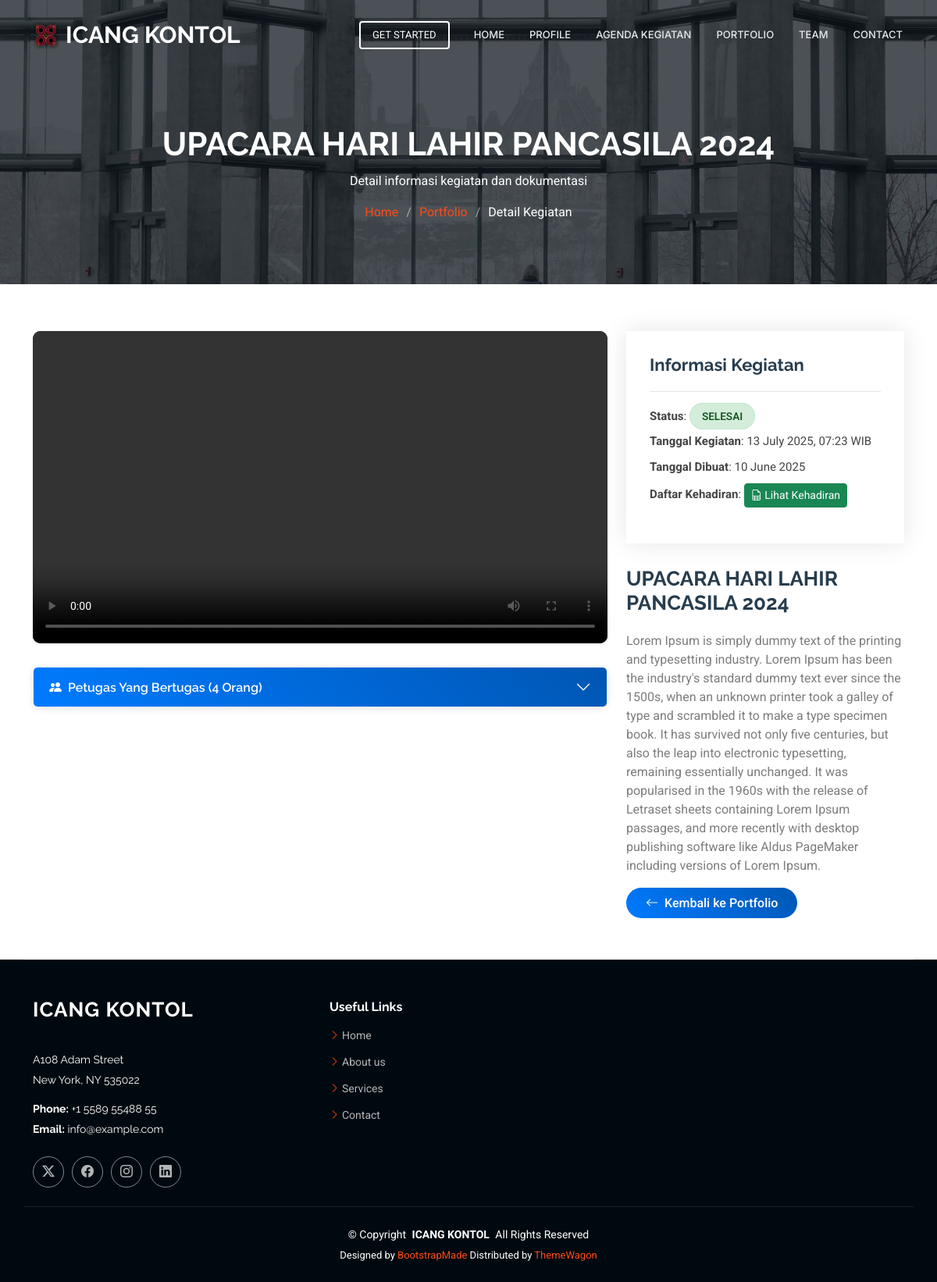
/portfolio-details.php?id=1, run on an earlier commit of the app's database.
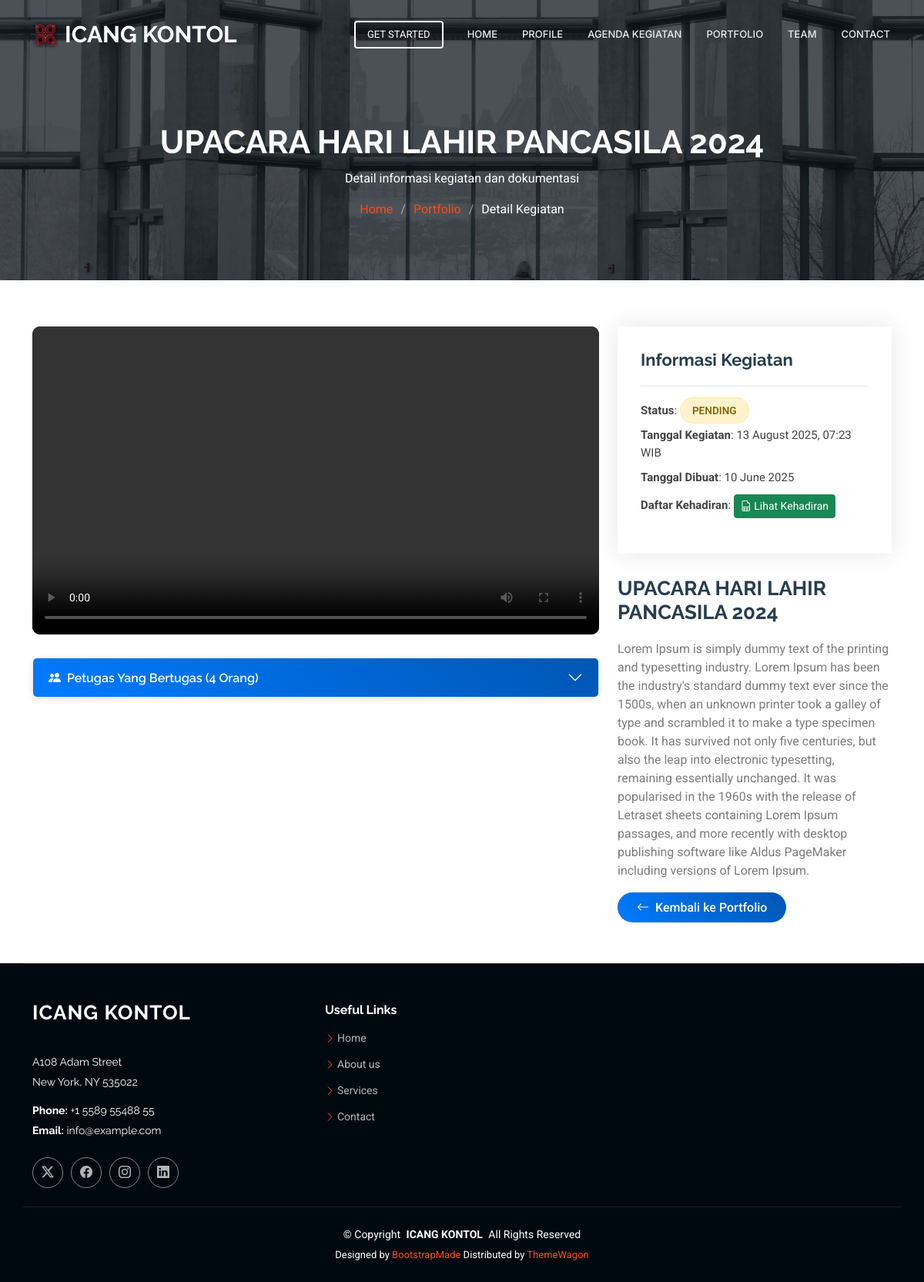
And on a later commit of the database.
### tables this page shows
CREATE TABLE `tb_appsetting` (
  `id_appsetting` bigint(11) NOT NULL,
  `name` varchar(255) NOT NULL,
  `logo` text DEFAULT NULL,
  `name_header` varchar(255) DEFAULT NULL,
  `description_header` varchar(255) DEFAULT NULL,
  `background_header` text DEFAULT NULL,
  `video_header` text DEFAULT NULL
);

CREATE TABLE `tb_kegiatan` (
  `id_kegiatan` bigint(11) NOT NULL,
  `judul_kegiatan` varchar(255) NOT NULL,
  `deksripsi_kegiatan` text NOT NULL,
  `jadwal_kegiatan` timestamp NOT NULL DEFAULT current_timestamp(),
  `kehadiran_kegiatan` text NOT NULL,
  `thumbnails_kegiatan` text NOT NULL,
  `status_kegiatan` enum('selesai','pending') NOT NULL,
  `created_at` timestamp NOT NULL DEFAULT current_timestamp(),
  `updated_at` timestamp NULL DEFAULT current_timestamp() ON UPDATE current_timestamp()
);

### controller/HomeController.php (called while the page is built, shortened)
<?php
function getAppSetting($pdo)
{
    try {
        $sql = "SELECT * FROM tb_appsetting ORDER BY id_appsetting DESC LIMIT 1";
        $stmt = $pdo->prepare($sql);
        $stmt->execute();
        $result = $stmt->fetch(PDO::FETCH_ASSOC);
        return $result;
    } catch (Exception $e) {
        return [
            'id_appsetting' => 0,
            'name' => 'Sumbar Protokol INTEGRETED',
            'logo' => 'favicon.ico'
        ];
    }
}

### portfolio-details.php (the view, shortened to what this page needs)
<?php
include 'db/koneksi.php';
include 'controller/HomeController.php';
$appSetting = getAppSetting($pdo);
$kegiatan_id = isset($_GET['id']) ? (int)$_GET['id'] : 0;
function getKegiatanDetail($pdo, $id)
{
    try {
        $sql = "SELECT
                    k.id_kegiatan,
                    k.judul_kegiatan,
                    k.deksripsi_kegiatan,
                    k.jadwal_kegiatan,
                    k.thumbnails_kegiatan,
                    k.kehadiran_kegiatan,
                    k.status_kegiatan,
                    k.created_at,
                    GROUP_CONCAT(CONCAT(u.nama, '|', u.nohp) SEPARATOR ';') as petugas_info
                FROM tb_kegiatan k
                LEFT JOIN tb_penugasan p ON k.id_kegiatan = p.id_kegiatan
                LEFT JOIN tb_user u ON p.id_pegawai = u.id
                WHERE k.id_kegiatan = ?
                GROUP BY k.id_kegiatan, k.judul_kegiatan, k.deksripsi_kegiatan, k.jadwal_kegiatan, k.thumbnails_kegiatan, k.kehadiran_kegiatan, k.status_kegiatan, k.created_at";
        $stmt = $pdo->prepare($sql);
        $stmt->execute([$id]);
        $result = $stmt->fetch(PDO::FETCH_ASSOC);
        if ($result) {
            $petugas_array = [];
            if (!empty($result['petugas_info'])) {
                $petugas_list = explode(';', $result['petugas_info']);
                foreach ($petugas_list as $petugas) {
                    $petugas_data = explode('|', $petugas);
                    if (count($petugas_data) == 2) {
                        $petugas_array[] = [
                            'nama' => $petugas_data[0],
                            'nohp' => $petugas_data[1]
                        ];
                    }
                }
            }
            $result['petugas'] = $petugas_array;
        }
        return $result;
    } catch (Exception $e) {
        return false;
    }
}
$kegiatan = null;
if ($kegiatan_id > 0) {
    $kegiatan = getKegiatanDetail($pdo, $kegiatan_id);
}
?>
<!DOCTYPE html>
<html lang="en">
<head>
    <link href="assets/vendor/bootstrap/css/bootstrap.min.css" rel="stylesheet">
    <link href="assets/vendor/bootstrap-icons/bootstrap-icons.css" rel="stylesheet">
    <link href="assets/vendor/aos/aos.css" rel="stylesheet">
    <link href="assets/vendor/glightbox/css/glightbox.min.css" rel="stylesheet">
    <link href="assets/vendor/swiper/swiper-bundle.min.css" rel="stylesheet">
    <link href="assets/css/main.css" rel="stylesheet">
</head>
<body class="portfolio-details-page">
    <header id="header" class="header d-flex align-items-center fixed-top">
        <div class="container-fluid container-xl position-relative d-flex align-items-center">
            <a href="index.php" class="logo d-flex align-items-center me-auto">
                <?php if (!empty($appSetting['logo']) && $appSetting['logo'] !== 'favicon.ico'): ?>
                    <img src="assets/img/favicon/<?php echo htmlspecialchars($appSetting['logo']); ?>" alt="Logo">
                <?php else: ?>
                    <img src="assets/img/logo.png" alt="">
                <?php endif; ?>
                <h1 class="sitename"><?php echo htmlspecialchars($appSetting['name']); ?></h1>
            </a>
            <nav id="navmenu" class="navmenu">
                <ul>
                    <li><a href="index.php#hero">Home</a></li>
                    <li><a href="index.php#profile">Profile</a></li>
                    <li><a href="index.php#agenda_kegiatan">Agenda Kegiatan</a></li>
                    <li><a href="index.php#portfolio">Portfolio</a></li>
                    <li><a href="index.php#team">Team</a></li>
                    <li><a href="index.php#contact">Contact</a></li>
                </ul>
            </nav>
            <a class="cta-btn" href="index.php#profile">Get Started</a>
        </div>
    </header>
    <main class="main">
        <div class="page-title dark-background" data-aos="fade" style="background-image: url(assets/img/page-title-bg.webp);">
            <div class="container position-relative">
                <h1><?php echo $kegiatan ? htmlspecialchars($kegiatan['judul_kegiatan']) : 'Detail Kegiatan'; ?></h1>
                <p><?php echo $kegiatan ? 'Detail informasi kegiatan dan dokumentasi' : 'Data kegiatan tidak ditemukan'; ?></p>
                <nav class="breadcrumbs">
                    <ol>
                        <li><a href="index.php">Home</a></li>
                        <li><a href="index.php#portfolio">Portfolio</a></li>
                        <li class="current">Detail Kegiatan</li>
                    </ol>
                </nav>
            </div>
        </div>
        <?php if ($kegiatan): ?>
            <section id="portfolio-details" class="portfolio-details section">
                <div class="container" data-aos="fade-up" data-aos-delay="100">
                    <div class="row gy-4">
                        <div class="col-lg-8">
                            <?php
                            $thumbnailPath = "assets/img/thumb/" . $kegiatan['thumbnails_kegiatan'];
                            $isVideo = in_array(strtolower(pathinfo($kegiatan['thumbnails_kegiatan'], PATHINFO_EXTENSION)), ['mp4', 'webm', 'ogg']);
                            ?>
                            <?php if ($isVideo): ?>
                                <div class="video-container">
                                    <video controls>
                                        <source src="<?php echo $thumbnailPath; ?>" type="video/mp4">
                                    </video>
                                </div>
                            <?php endif; ?>
                            <?php if (!empty($kegiatan['petugas'])): ?>
                                <div class="custom-accordion" data-aos="fade-up" data-aos-delay="400">
                                    <div class="accordion" id="petugasAccordion">
                                        <div class="accordion-item">
                                            <h2 class="accordion-header" id="headingPetugas">
                                                <button class="accordion-button collapsed" type="button" data-bs-toggle="collapse" data-bs-target="#collapsePetugas" aria-expanded="false" aria-controls="collapsePetugas">
                                                    <i class="bi bi-people-fill me-2"></i>
                                                    Petugas Yang Bertugas (<?php echo count($kegiatan['petugas']); ?> Orang)
                                                </button>
                                            </h2>
                                        </div>
                                    </div>
                                </div>
                            <?php endif; ?>
                        </div>
                        <div class="col-lg-4">
                            <div class="portfolio-info" data-aos="fade-up" data-aos-delay="200">
                                <h3>Informasi Kegiatan</h3>
                                <ul>
                                    <li><strong>Status</strong>:
                                        <span class="status-badge status-<?php echo $kegiatan['status_kegiatan']; ?>">
                                            <?php echo ucfirst($kegiatan['status_kegiatan']); ?>
                                        </span>
                                    </li>
                                    <li><strong>Tanggal Kegiatan</strong>:
                                        <?php
                                        $jadwal = new DateTime($kegiatan['jadwal_kegiatan']);
                                        echo $jadwal->format('d F Y, H:i') . ' WIB';
                                        ?>
                                    </li>
                                    <li><strong>Tanggal Dibuat</strong>:
                                        <?php
                                        $created = new DateTime($kegiatan['created_at']);
                                        echo $created->format('d F Y');
                                        ?>
                                    </li>
                                    <?php if (!empty($kegiatan['kehadiran_kegiatan'])): ?>
                                        <li><strong>Daftar Kehadiran</strong>:
                                            <a href="<?php echo htmlspecialchars($kegiatan['kehadiran_kegiatan']); ?>" target="_blank" class="btn btn-sm btn-success">
                                                <i class="bi bi-file-earmark-spreadsheet"></i> Lihat Kehadiran
                                            </a>
                                        </li>
                                    <?php endif; ?>
                                </ul>
                            </div>
                            <div class="portfolio-description" data-aos="fade-up" data-aos-delay="300">
                                <h2><?php echo htmlspecialchars($kegiatan['judul_kegiatan']); ?></h2>
                                <p><?php echo nl2br(htmlspecialchars($kegiatan['deksripsi_kegiatan'])); ?></p>
                                <div class="mt-4">
                                    <a href="index.php#portfolio" class="btn-back">
                                        <i class="bi bi-arrow-left me-2"></i>Kembali ke Portfolio
                                    </a>
                                </div>
                            </div>
                        </div>
                    </div>
                </div>
            </section>
        <?php endif; ?>
    </main>
    <footer id="footer" class="footer dark-background">
        <div class="container footer-top">
            <div class="row gy-4">
                <div class="col-lg-4 col-md-6 footer-about">
                    <a href="index.php" class="logo d-flex align-items-center">
                        <span class="sitename"><?php echo htmlspecialchars($appSetting['name']); ?></span>
                    </a>
                    <div class="footer-contact pt-3">
                        <p>A108 Adam Street</p>
                        <p>New York, NY 535022</p>
                        <p class="mt-3"><strong>Phone:</strong> <span>+1 5589 55488 55</span></p>
                        <p><strong>Email:</strong> <span>info@example.com</span></p>
                    </div>
                    <div class="social-links d-flex mt-4">
                        <a href=""><i class="bi bi-twitter-x"></i></a>
                        <a href=""><i class="bi bi-facebook"></i></a>
                        <a href=""><i class="bi bi-instagram"></i></a>
                        <a href=""><i class="bi bi-linkedin"></i></a>
                    </div>
                </div>
                <div class="col-lg-2 col-md-3 footer-links">
                    <h4>Useful Links</h4>
                    <ul>
                        <li><i class="bi bi-chevron-right"></i> <a href="index.php">Home</a></li>
                        <li><i class="bi bi-chevron-right"></i> <a href="index.php#profile">About us</a></li>
                        <li><i class="bi bi-chevron-right"></i> <a href="index.php#agenda_kegiatan">Services</a></li>
                        <li><i class="bi bi-chevron-right"></i> <a href="index.php#contact">Contact</a></li>
                    </ul>
                </div>
            </div>
        </div>
        <div class="container copyright text-center mt-4">
            <p>© <span>Copyright</span> <strong class="px-1 sitename"><?php echo htmlspecialchars($appSetting['name']); ?></strong> <span>All Rights Reserved</span></p>
            <div class="credits">
                Designed by <a href="https://bootstrapmade.com/">BootstrapMade</a> Distributed by <a href="https://themewagon.com">ThemeWagon</a>
            </div>
        </div>
    </footer>
</body>
</html>

### portfolio-details.php (style rules this page uses)
.portfolio-info ul li { margin-bottom: 10px; }
.btn-back { background: linear-gradient(45deg, #007bff, #0056b3); border: none; color: white; padding: 10px 25px; border-radius: 25px; text-decoration: none; font-weight: 500; transition: all 0.3s ease; margin-top: 20px; }
.video-container { position: relative; width: 100%; height: 400px; background: #000; border-radius: 10px; overflow: hidden; }
.video-container video { width: 100%; height: 100%; object-fit: cover; }
.status-badge { padding: 8px 15px; border-radius: 20px; font-size: 0.85rem; font-weight: 600; text-transform: uppercase; }
.status-pending { background: #fff3cd; color: #856404; border: 1px solid #ffeaa7; }
.custom-accordion { margin-top: 30px; }
.custom-accordion .accordion-item { border: 1px solid #e9ecef; border-radius: 10px; margin-bottom: 10px; box-shadow: 0 2px 10px rgba(0, 0, 0, 0.1); }
.custom-accordion .accordion-header { border-radius: 10px; }
.custom-accordion .accordion-button { background: linear-gradient(45deg, #007bff, #0056b3); color: white; border: none; border-radius: 10px; font-weight: 600; padding: 15px 20px; box-shadow: none; }
.custom-accordion .accordion-button::after { filter: brightness(0) invert(1); }
.status-selesai { background: #d4edda; color: #155724; border: 1px solid #c3e6cb; }

What changed in the data, as far as the page shows it:
changed tb_kegiatan: status_kegiatan "SELESAI" → "PENDING"; jadwal_kegiatan "13 July 2025, 07:23" → "13 August 2025, 07:23"
